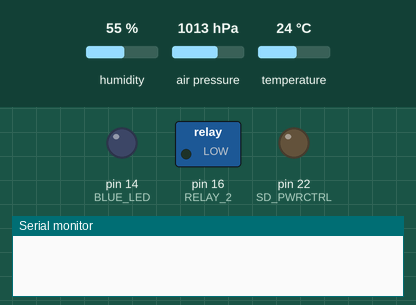
Bench run of a sketch on a simulated Arduino Mega 2560, built with avr-gcc and run on an emulated ATmega2560. Shown: switched loads named in the sketch (green lamp = pin HIGH), output pins drawn as LEDs (lit = HIGH), the last lines printed to the serial monitor. Dashed ring = blinking. The inputs (shaded band) are chosen by the test bench; at power-on: humidity 55 %, air pressure 1013 hPa, temperature 24 °C. Storage starts empty.

Above: at 0.1 s.
At 1.8 s:
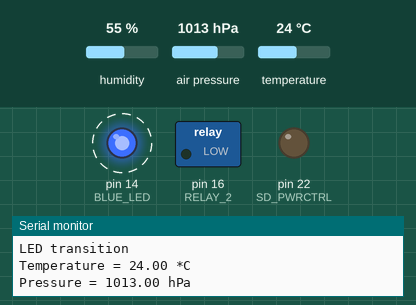
Timing chart, 0 to 41.2 s (numbered marks = the images above):
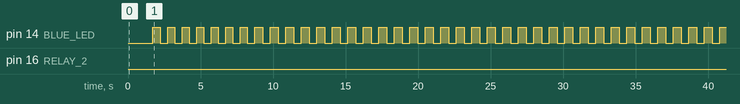

Measured:
- by itself, pin 14 (BLUE_LED): alternates HIGH for 0.53 s and LOW for 0.53 s

The sketch:

mainBoardCode.ino
```cpp
/*RIT Space Exploration HAB2 Main Avionics Board Software
 * Author: T.J. Tarazevits(venku122)
 * Board Design: Matt Glazer, Chris Culpepper
 * Launch Date: 05/08/2016
 * repo: https://github.com/RITSpexHAB/SPEX_HAB_Mainboard_Hardware
 */

#include <Adafruit_BME280.h>

#include <Wire.h>
#include <SPI.h>
#include <SD.h>
#include <elapsedMillis.h>
#include <Adafruit_MCP9808.h>

#define RELAY_1 17
#define RELAY_2 16 //payload deployment relay

#define BLUE_LED 14
#define LED_STATUS_1 2
#define LED_STATUS_2 30

#define SEALEVELPRESSURE_HPA (1013.25) //dependent on launch conditions
#define BME_CS 18

#define SD_CS 10
#define SD_PWRCTRL 22

elapsedMillis ledFlash, pollSensor, releasePayload; //timers in milliseconds

Adafruit_MCP9808 mcp = Adafruit_MCP9808(); //onboard temp sensor
Adafruit_BME280 bme; // I2C  Altimeter/barometer

unsigned int blinkRate = 500; // milliseconds per LED flash
unsigned int pollRate = 500; // milliseconds per sensor poll
unsigned int releaseTime = 3600000; //60 minutes = 60 * 60 * 1000
boolean ledState = LOW; // On//Off toggle
boolean payloadReleased = false; //controls deployment

//calls init
void setup() {
  Serial.begin(9600);
  delay(1000);
  Serial.println("Setup");
  delay(100);
  init();
  delay(100);

}
//main program loop
void loop() {
    flashLED();

    if(pollSensor > pollRate) {
      pollSensors();
      pollSensor = 0;
    }

    //if deployment time is met and relay has not been raised, deploy
    if(releasePayload>releaseTime && !payloadReleased) deployPayload();


}

//initialize state variables and sensors
//Check SD card health
bool init() {

  //set status LED
  pinMode(BLUE_LED, OUTPUT);
  digitalWrite(BLUE_LED, ledState);

  //set relay to LOW
  pinMode(RELAY_2, OUTPUT);
  digitalWrite(RELAY_2, LOW);

  //initialize BME280
    if(!bme.begin()) {
    Serial.println("Could not find a valid BME280 sensor, check wiring!");
  }

  //initialize MCP9808
  if (!mcp.begin(0x19)) {
    Serial.println("Couldn't find MCP9808!");
    delay(50);
  }


  //initalize SD card
  pinMode(SD_PWRCTRL, OUTPUT);
  digitalWrite(SD_PWRCTRL, LOW); // powers on SD card
  if (!SD.begin(SD_CS)) {
      Serial.println("initialization failed!");
      return false;
    }
    Serial.println("initialization done.");
  return true;
}

//reads data from each sensor and stores it to stringBuilder/SD
//Currently only Barometer is functional on board rev1
void pollSensors() {
  pollBarometer();
}

//reads pressure/temp/altitude data from the barometer
void pollBarometer() {
  Serial.print("Temperature = ");

    Serial.print(bme.readTemperature());
    Serial.println(" *C");

    Serial.print("Pressure = ");

    Serial.print(bme.readPressure() / 100.0F);
    Serial.println(" hPa");

    Serial.print("Approx. Altitude = ");
    Serial.print(bme.readAltitude(SEALEVELPRESSURE_HPA));
    Serial.println(" m");

    Serial.print("Humidity = ");
    Serial.print(bme.readHumidity());
    Serial.println(" %");

    Serial.println();
}

//reads temperature from the onboard thermometer
void pollTempSensor() {
  float c = mcp.readTempC();
  float f = c * 9.0 / 5.0 + 32;
  Serial.print("Temp: "); Serial.print(c); Serial.print("*C\t");
  Serial.print(f); Serial.println("*F");

  Serial.println("Shutdown MCP9808.... ");
  mcp.shutdown_wake(1); // shutdown MSP9808 - power consumption ~0.1 mikro Ampere
}

//receives data from external board
//RS485 data link to HAB plug sensors
void receiveExternalBoardData() {
  //waiting for board development
}

//triggers the external payload deployment switch
void deployPayload() {
      digitalWrite(RELAY_2, HIGH); // Nichrome wire deploys cubesat solar panels
      Serial.println("relay raised HIGH");
      payloadReleased = true;
}

//flashes leds at rate defined by blinkRate
void flashLED() {

   if(ledFlash>blinkRate) {
    digitalWrite(BLUE_LED, ledState);
    ledState = !ledState;
    Serial.println("LED transition");
    ledFlash = 0;
  }
}
```
